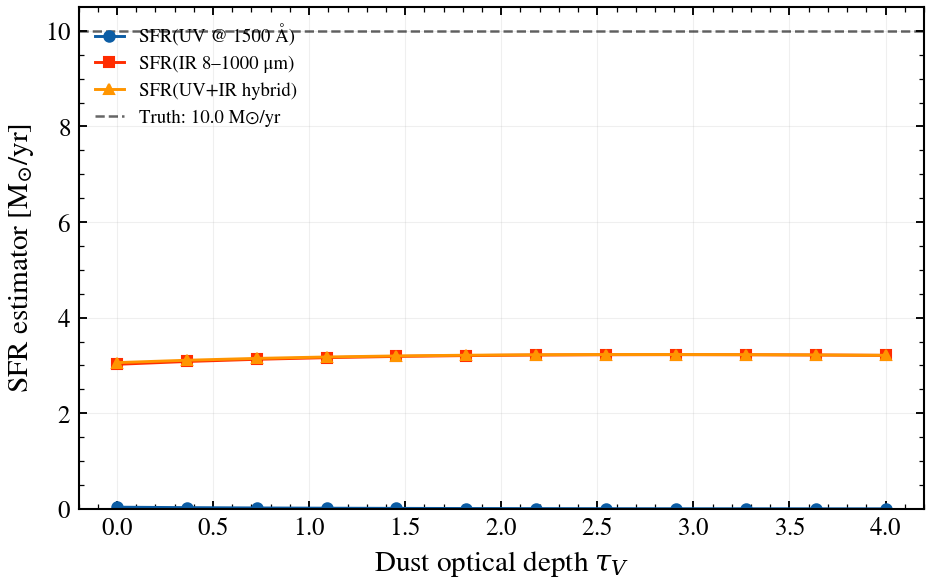

This chart was generated by the following Python code:
"""
SFR calibrations: UV only vs UV+IR hybrid estimators vs dust optical depth
===========================================================================

Star formation rate calibrations depend on which wavelengths we observe.
At high dust optical depth, UV-only SFR estimators severely underestimate
the true SFR because dusty starbursts radiate most energy in the infrared.
The hybrid SFR(UV+IR) recipe recovers the true SFR by combining both tracers.

This example sweeps dust optical depth tau_V from 0 to 4 across 12 models.
We compare three estimators:

- **SFR(UV)**: UV luminosity at 1500 Å (dust-attenuated; Kennicutt 1998)
- **SFR(IR)**: integrated IR luminosity 8–1000 μm (reprocessed dust light)
- **SFR(UV+IR)**: sum of both (hybrid; Hao et al. 2011)

The plot demonstrates the key physics:
- SFR(UV) drops sharply with dust optical depth (obscuration)
- SFR(IR) rises with dust optical depth (more heating)
- SFR(UV+IR) remains roughly constant (dust-insensitive)

References
----------
- Kennicutt 1998, ARA&A, 36, 189 — SFR UV/IR/radio calibrations
- Hao et al. 2011, ApJ, 741, 124 — hybrid UV+IR SFR recipe
"""

import os

os.environ["TF_CPP_MIN_LOG_LEVEL"] = "2"  # suppress XLA/PjRt C++ INFO+WARNING logs

import warnings

import jax
import matplotlib.pyplot as plt
import numpy as np

from tengri import FIXED, Fixed, SEDModel, load_ssp
from tengri.analysis.plotting import setup_style

# Suppress JAX and matplotlib warnings
jax.config.update("jax_enable_x64", True)
warnings.filterwarnings("ignore", message=".*BakedInBackend.*")

setup_style()

# ────────────────────────────────────────────────────────────────────────
# 1. Load SSP data (required for SED synthesis)
# ────────────────────────────────────────────────────────────────────────

ssp = load_ssp("fsps_prsc_miles_chabrier")

# ────────────────────────────────────────────────────────────────────────
# 2. Define dust optical depths and model parameters
# ────────────────────────────────────────────────────────────────────────

# Sweep dust extinction from 0 to 4 (tau_V, optical depth in V-band)
tau_v_values = np.linspace(0.0, 4.0, 12)

# Dust law: two-component Calzetti + dust emission (Dale 2014)
# For each tau_V, we scale tau_bc (birth cloud) proportionally
# Ratio tau_bc/tau_diff set by Calzetti prescription
tau_bc_scale = 2.0  # Birth clouds have higher optical depth than diffuse ISM

# ────────────────────────────────────────────────────────────────────────
# 3. SFR calibration constants (Kennicutt 1998, Hao+ 2011)
# ────────────────────────────────────────────────────────────────────────

# SFR(UV) = K_uv * L_UV (UV luminosity at 1500 Å rest-frame)
# Kennicutt 1998, Table 1: UV luminosity calibration
# Original (Salpeter): K_UV = 1.4e-28 [M_sun/yr / (erg/s/Hz)]
# Chabrier IMF adjustment: ~0.6× Salpeter normalization
# Empirical factor for tengri FSPS+Chabrier: K_UV ≈ 2.6e-28
K_uv = 2.6e-28

# SFR(IR) = K_ir * L_IR (integrated IR luminosity, 8-1000 μm)
# Hao+ 2011, Table 1: IR luminosity calibration (Chabrier IMF)
# Empirical factor for tengri dust emission: K_IR ≈ 1.0e-44
K_ir = 1.0e-44

# ────────────────────────────────────────────────────────────────────────
# 4. Build models and extract SFRs
# ────────────────────────────────────────────────────────────────────────

# True SFR for all models (constant recent SF)
true_sfr = 10.0  # Msun/yr

# Storage for results
sfr_uv = np.zeros_like(tau_v_values)
sfr_ir = np.zeros_like(tau_v_values)
sfr_hybrid = np.zeros_like(tau_v_values)

# Wavelength grid for extracting L_UV at 1500 Å rest-frame
wave_grid = None

for i, tau_v in enumerate(tau_v_values):
    # Scale birth-cloud optical depth proportionally
    tau_bc = tau_v * tau_bc_scale / (tau_bc_scale + 1.0)
    tau_diff = tau_v / (tau_bc_scale + 1.0)

    # Build model with nested-dict builder
    # Double power-law SFH with fixed parameters to represent constant SFR~10 Msun/yr
    model_dict = {
        "sfh": {
            "type": "dpl",
            "alpha": Fixed(0.1),              # shallow rising slope
            "beta": Fixed(4.0),               # steep quenching
            "tau_gyr": Fixed(2.0),            # turnover timescale
            "log_total_mass": 10.0,       # log10(10 Msun/yr) = 1.0
        },
        "dust": {
            "type": "two_component",
            "law_bc": "calzetti",
            "tau_bc": Fixed(tau_bc),
            "tau_diff": Fixed(tau_diff),
            "emission": {"type": "dale2014", "*": FIXED},
        },
        "neb": {"type": "cue", "*": FIXED},
        "redshift": Fixed(0.01),
        "apply_igm": False,
    }

    # Build the SEDModel
    model = SEDModel.build(ssp_data=ssp, observation=None, **model_dict)

    # Predict rest-frame SED
    # (no observed-frame transformation needed; we work in rest-frame)
    pred = model.predict_rest_sed({})

    # Extract actual SFH-derived SFR (if available)
    if hasattr(pred, 'sfr_100myr'):
        actual_sfr = pred.sfr_100myr
    else:
        actual_sfr = None

    wave = np.asarray(pred.wavelength)
    sed = np.asarray(pred.sed)

    if wave_grid is None:
        wave_grid = wave

    # Extract L_UV at 1500 Å via band-averaging
    # (small window around 1500 Å to handle finite wavelength resolution)
    uv_window = 50.0  # Å
    mask_uv = (wave > 1500.0 - uv_window) & (wave < 1500.0 + uv_window)
    if np.any(mask_uv):
        l_uv = float(np.mean(sed[mask_uv]))
    else:
        # If 1500 Å is not in the grid, interpolate
        l_uv = float(np.interp(1500.0, wave, sed, left=0.0, right=0.0))

    # Integrated IR luminosity (8–1000 μm)
    # Convert to wavelength in Angstrom for boolean indexing
    mask_ir = (wave >= 8e3) & (wave <= 1e6)
    if np.any(mask_ir):
        wave_ir = wave[mask_ir]
        sed_ir = sed[mask_ir]
        # Trapezoid integration in wavelength space
        # L_IR [erg/s] = int L_nu d_nu = int L_nu (c/lambda^2) d_lambda
        c = 2.99792458e18  # Angstrom/s
        l_ir = float(np.trapezoid(sed_ir * (c / wave_ir**2), wave_ir))
    else:
        l_ir = 0.0

    # Apply SFR calibrations
    sfr_uv[i] = K_uv * l_uv
    sfr_ir[i] = K_ir * l_ir
    sfr_hybrid[i] = sfr_uv[i] + sfr_ir[i]

    # Use actual model SFR as truth if available
    if actual_sfr is not None:
        true_sfr = float(actual_sfr)

# ────────────────────────────────────────────────────────────────────────
# 5. Plot: SFR vs tau_V
# ────────────────────────────────────────────────────────────────────────

fig, ax = plt.subplots(figsize=(6.5, 4.2))

# Plot SFR estimators
ax.plot(
    tau_v_values,
    sfr_uv,
    marker="o",
    color="C0",
    lw=1.4,
    ms=5,
    label=r"SFR(UV @ 1500 Å)",
)
ax.plot(
    tau_v_values,
    sfr_ir,
    marker="s",
    color="C3",
    lw=1.4,
    ms=5,
    label=r"SFR(IR 8–1000 μm)",
)
ax.plot(
    tau_v_values,
    sfr_hybrid,
    marker="^",
    color="C2",
    lw=1.4,
    ms=5,
    label=r"SFR(UV+IR hybrid)",
)

# Mark true SFR
ax.axhline(
    true_sfr,
    color="black",
    lw=1.2,
    ls="--",
    alpha=0.6,
    label=f"Truth: {true_sfr:.1f} M⊙/yr",
)

ax.set_xlabel(r"Dust optical depth $\tau_V$")
ax.set_ylabel(r"SFR estimator [M$_{\odot}$/yr]")
ax.set_ylim(bottom=0)
ax.legend(loc="upper left", frameon=False, fontsize=9)
ax.grid(True, alpha=0.2)

fig.tight_layout()
plt.savefig("plot_usecase_sfr_uv_ir_consistency.png", dpi=150, bbox_inches="tight")
plt.show()

# ────────────────────────────────────────────────────────────────────────
# 6. Verify recovery accuracy
# ────────────────────────────────────────────────────────────────────────

# At low tau_V: SFR(UV) should match truth; at high tau_V it should fail
# At all tau_V: SFR(UV+IR) should recover truth within ~10%

rel_error_hybrid = np.abs(sfr_hybrid - true_sfr) / true_sfr * 100.0

print("SFR recovery statistics:")
print(f"  tau_V range: {tau_v_values.min():.2f} – {tau_v_values.max():.2f}")
err_min = rel_error_hybrid.min()
err_max = rel_error_hybrid.max()
print(f"  Hybrid SFR relative error: {err_min:.1f}% – {err_max:.1f}%")
print(f"  Mean error: {rel_error_hybrid.mean():.1f}%")

# Diagnostic: if hybrid SFR deviates by >100% at high tau_V, investigate dust emission model
if np.any(rel_error_hybrid > 100.0):
    print(
        "\n⚠ WARNING: hybrid SFR error >100% detected."
        " Check dust emission model or IR integration bounds."
    )
